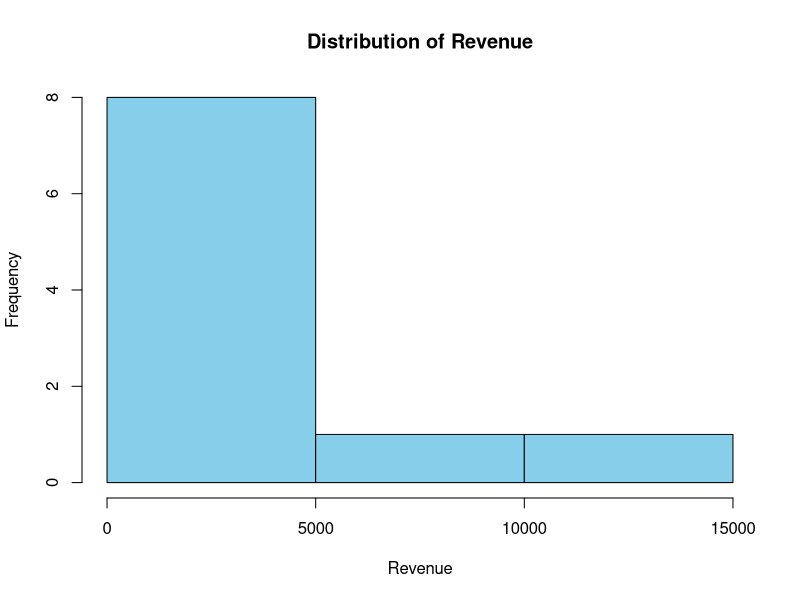
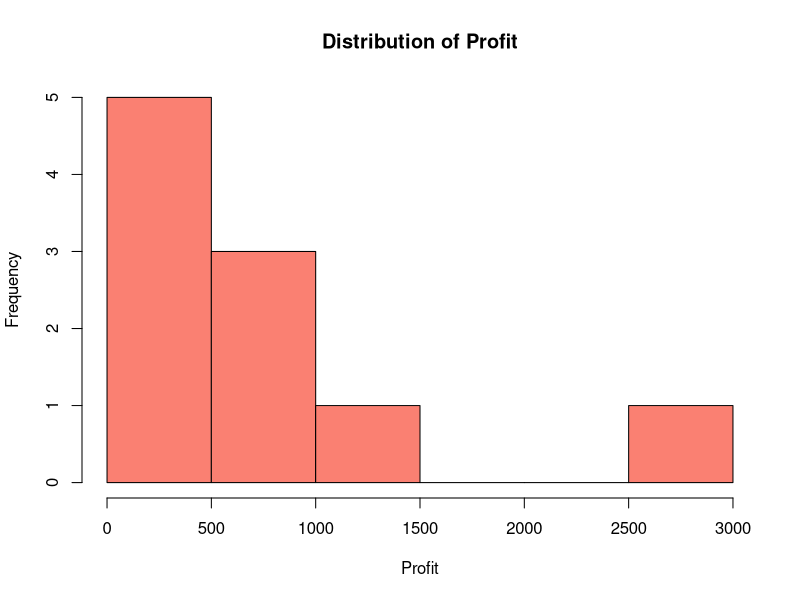

Here is the R script that generated these plots, in order:
# Creating the dataset directly in R
sales_data <- data.frame(
  Product_ID = 101:110,
  Product_Name = c("Laptop", "Mouse", "Keyboard", "Monitor", "Headphones", 
                   "Webcam", "USB Cable", "Printer", "Desk Lamp", "Tablet"),
  Category = c("Electronics", "Accessories", "Accessories", "Electronics", "Accessories", 
               "Electronics", "Accessories", "Electronics", "Furniture", "Electronics"),
  Units_Sold = c(15, 50, 40, 20, 35, 25, 100, 10, 30, 18),
  Revenue = c(15000, 1000, 2000, 4000, 1750, 1250, 500, 2500, 900, 5400),
  Profit = c(3000, 400, 800, 1000, 500, 300, 150, 600, 300, 1200)
)

# Verify the data
head(sales_data)
str(sales_data)

# Summary statistics for all numerical variables
summary(sales_data[, c("Units_Sold", "Revenue", "Profit")])

# Calculating specific metrics for Revenue as an example
mean_rev <- mean(sales_data$Revenue)
median_rev <- median(sales_data$Revenue)
min_rev <- min(sales_data$Revenue)
max_rev <- max(sales_data$Revenue)
quartiles_rev <- quantile(sales_data$Revenue)

# Creating histograms
hist(sales_data$Revenue, main="Distribution of Revenue", xlab="Revenue", col="skyblue")
hist(sales_data$Profit, main="Distribution of Profit", xlab="Profit", col="salmon")

# Calculate Variance, Standard Deviation, and Range for Profit
var_profit <- var(sales_data$Profit)
sd_profit <- sd(sales_data$Profit)
range_profit <- range(sales_data$Profit)

# Display results
cat("Variance:", var_profit, "\n")
cat("Standard Deviation:", sd_profit, "\n")
cat("Range:", range_profit[1], "to", range_profit[2], "\n")
